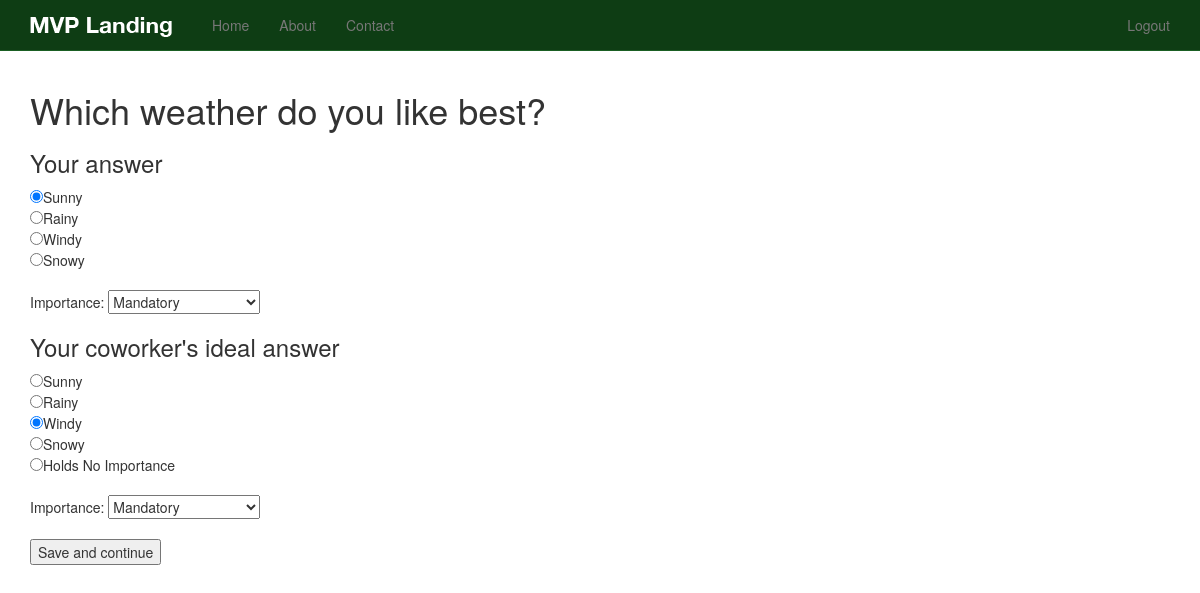
The app's page /question/1 (signed in) with its own data.
### questions/models.py (models this page shows, shortened)
class Question(models.Model):
    text = models.TextField()
    active = models.BooleanField(default=True)
    draft = models.BooleanField(default=False)
    timestamp = models.DateTimeField(auto_now_add=True, auto_now=False)

class Answer(models.Model):
    question = models.ForeignKey(Question)
    text = models.CharField(max_length=120)
    active = models.BooleanField(default=True)
    draft = models.BooleanField(default=False)
    timestamp = models.DateTimeField(auto_now_add=True, auto_now=False)

class UserAnswer(models.Model):
    user = models.ForeignKey(settings.AUTH_USER_MODEL)
    question = models.ForeignKey(Question)
    my_answer = models.ForeignKey(Answer, related_name='user_answer')
    my_answer_importance = models.CharField(max_length=50, choices=LEVELS)
    my_points = models.IntegerField(default=-1)
    their_answer = models.ForeignKey(Answer, null=True, blank=True, related_name='match_answer')
    their_answer_importance = models.CharField(max_length=50, choices=LEVELS)
    their_points = models.IntegerField(default=-1)
    timestamp = models.DateTimeField(auto_now_add=True, auto_now=False)

### questions/views.py (the view, shortened to what this page needs)
# urls.py: url(r'^question/(?P<id>\d+)$', 'questions.views.single', name='question_single'),
def single(request, id):
    if request.user.is_authenticated():
        queryset = Question.objects.all().order_by('-timestamp')
        instance = get_object_or_404(Question, id=id)
        try:
            user_answer = UserAnswer.objects.get(user=request.user,question=instance)
        except UserAnswer.DoesNotExist:
            user_answer = UserAnswer()
        except UserAnswer.MultipleObjectsReturned:
            user_answer = UserAnswer.objects.filter(user=request.user,question=instance)[0]
        except:
            user_answer = UserAnswer()
        form = UserResponseForm(request.POST or None)
        context = {
            'form': form,
            'instance': instance,
            'user_answer': user_answer,
        }
        return render(request, 'questions/single.html', context)
    else:
        raise Http404

### questions/forms.py (shortened to what this page needs)
class UserResponseForm(forms.Form):
    question_id = forms.IntegerField()
    answer_id = forms.IntegerField()
    importance_level = forms.ChoiceField(choices=LEVELS)
    their_answer_id = forms.IntegerField()
    their_importance_level = forms.ChoiceField(choices=LEVELS)

### templates/questions/single.html (shortened to what this page needs)
{% extends 'base.html' %}
{% block content %}
<form method="POST" action="">{% csrf_token %}
  <h1>{{ instance.text }}</h1>
  <h3>Your answer</h3>
{% for ans in instance.answer_set.all %}
  <input type="radio" name="answer_id" value="{{ ans.id }}" {% if user_answer.my_answer.id == ans.id %}checked="checked"{% endif %} />{{ ans.text }}</br>
{% endfor %}
  <br/>
  Importance: {{ form.importance_level }}
  <h3>Your coworker's ideal answer</h3>
{% for ans in instance.answer_set.all %}
  <input type="radio" name="their_answer_id" value="{{ ans.id }}" {% if user_answer.their_answer.id == ans.id %}checked="checked"{% endif %} />{{ ans.text }}</br>
{% endfor %}
  <input type="radio" name="their_answer_id" value="-1" {% if not user_answer.their_answer %}checked="checked"{% endif %} />Holds No Importance</br>
  <br/>
  Importance: {{ form.their_importance_level }}
  <br/><br/>
  <input type="submit" value="Save and continue" />
</form>
{% endblock %}

### static_in_pro/our_static/css/navbar-static-top.css (style rules this page uses)
body { min-height: 1000px; }

### records on screen
Question: text "Which weather do you like best?"
Answer: answer_id "☑", text "Sunny"
Answer: text "Rainy"
Answer: text "Windy", their_answer_id "☑"
Answer: text "Snowy"
